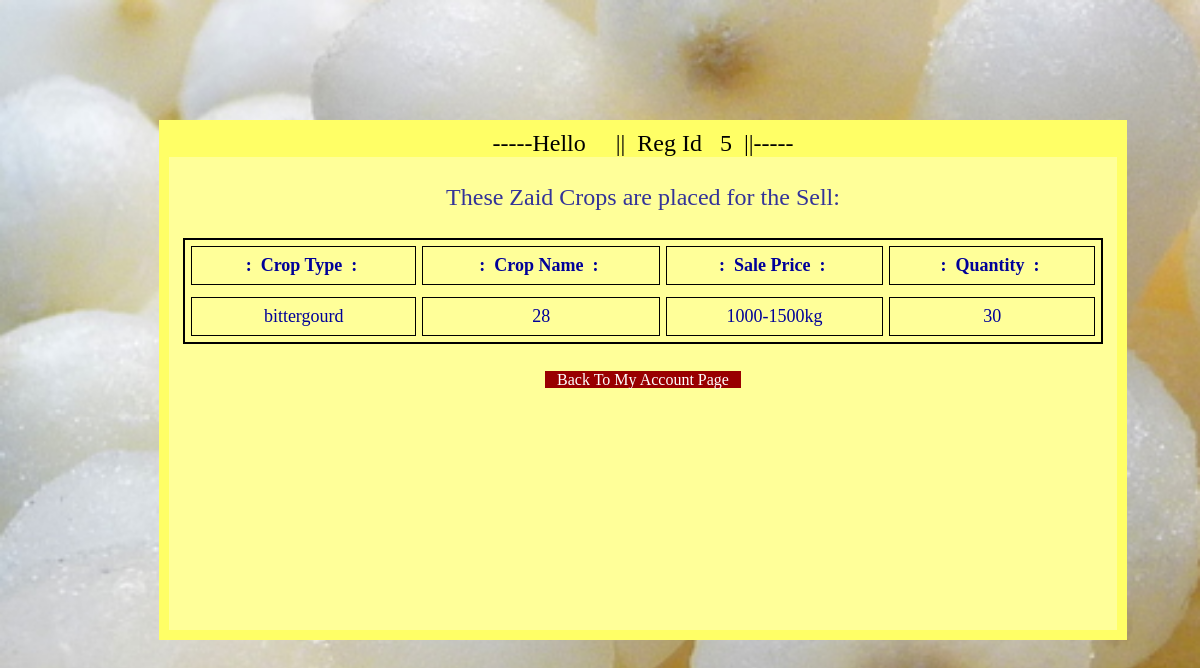
Page /auctions/zaid.php?reg=5 on the committed database.
### tables this page shows
CREATE TABLE IF NOT EXISTS `zaid` (
  `sl_no` int(200) NOT NULL AUTO_INCREMENT,
  `reg_id` int(100) NOT NULL,
  `aadhar_no` varchar(20) NOT NULL,
  `crop_typ` varchar(20) NOT NULL,
  `crop_nm` varchar(30) NOT NULL,
  `quantity` int(100) NOT NULL,
  `sale_price` int(100) NOT NULL,
  `discount` int(100) NOT NULL,
  PRIMARY KEY (`sl_no`)
);

### auctions/zaid.php (the view, shortened to what this page needs)
<html>
	<head>
    </head>
    <body>
    	<div class="mid">
		<?php
				$reg=$_REQUEST['reg'];
				$fnm=$_REQUEST['nam'];
			echo "<div class=dv>-----Hello &nbsp;&nbsp;".$fnm."&nbsp;&nbsp;||&nbsp;&nbsp;Reg Id &nbsp;&nbsp;".$reg. "&nbsp;&nbsp;||-----</div><br>";
				echo "<center>These Zaid Crops are placed for the Sell:";
				?></center>
        <br>
        <center>
        <table width="920" border="2" class="t1" cellpadding="8" cellspacing="6" bordercolor="#000">  <tr>
        		<th>&nbsp;: &nbsp;Crop Type &nbsp;: &nbsp;</th>
                <th>&nbsp;: &nbsp;Crop Name &nbsp;: &nbsp;</th>
                <th>&nbsp;: &nbsp;Sale Price &nbsp;: &nbsp;</th>
                <th>&nbsp;: &nbsp;Quantity &nbsp;: &nbsp;</th>
          <tr>
         <?php
			$q="select * from zaid where reg_id=$reg";
			$smt=mysql_query($q);
			while($result=mysql_fetch_assoc($smt))
			{
			?>
				<tr align="center">
                 <td><?php echo $result['crop_nm'];?></td>
                <td><?php echo $result['sale_price'];?></td>
                <td><?php if($result['quantity']==1)
					 		{ echo "1-500kg";}
					 		else if($result['quantity']==2)
							{ echo "500-1000kg";}
							else if($result['quantity']==3)
							{ echo "1000-1500kg";}
					 ?></td>
                <td><?php echo $result['discount'];?></td></tr>
           <?php }?>
            </table>
           </center>
             <br>
             <center>
             <a href="auction.php"><span class="btn">&nbsp;&nbsp; Back To My Account Page &nbsp;&nbsp; </span></a>
              </center>
        </div>
    </body>
</html>

### auctions/zaid.php (style rules this page uses)
body { background:url(../images/garlic.png); background-size:cover; }
.dv { background:#FFFF66; color:#000; text-align:center; }
.mid { position:absolute; top:120px; height:500px; bottom:259px; left:159px; width:948px; right:0px; color:#339; font-size:24px; background:#FFFF99; border-width:10px; border-color:#FFFF66; border-style:solid; }
.t1 { color:#009; font-size:18px; font-family:"Palatino Linotype", "Book Antiqua", Palatino, serif; }
.btn { background:#900; text-decoration:none; color:#FFF; font-size:16px; font-family:"Palatino Linotype", "Book Antiqua", Palatino, serif; }
a { text-decoration:none; }

### rows in the picture
zaid: crop_nm "bittergourd", sale_price "28", quantity "1000-1500kg", discount "30"

### other values in the picture
$reg "5"
